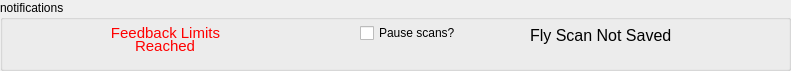
   <widget class="QGroupBox" name="groupBox_2">
    <property name="geometry">
     <rect>
      <x>10</x>
      <y>370</y>
      <width>791</width>
      <height>71</height>
     </rect>
    </property>
    <property name="title">
     <string>notifications</string>
    </property>
    <widget class="QWidget" name="widget" native="true">
     <property name="geometry">
      <rect>
       <x>60</x>
       <y>20</y>
       <width>231</width>
       <height>41</height>
      </rect>
     </property>
     <widget class="QLabel" name="label_92">
      <property name="geometry">
       <rect>
        <x>60</x>
        <y>16</y>
        <width>90</width>
        <height>21</height>
       </rect>
      </property>
      <property name="font">
       <font>
        <pointsize>11</pointsize>
       </font>
      </property>
      <property name="styleSheet">
       <string notr="true">color:rgb(255, 0, 0)</string>
      </property>
      <property name="text">
       <string>&lt;html&gt;&lt;head/&gt;&lt;body&gt;&lt;p&gt;Reached&lt;/p&gt;&lt;/body&gt;&lt;/html&gt;</string>
      </property>
      <property name="alignment">
       <set>Qt::AlignCenter</set>
      </property>
     </widget>
     <widget class="QLabel" name="label_91">
      <property name="geometry">
       <rect>
        <x>50</x>
        <y>3</y>
        <width>111</width>
        <height>21</height>
       </rect>
      </property>
      <property name="font">
       <font>
        <pointsize>11</pointsize>
       </font>
      </property>
      <property name="styleSheet">
       <string notr="true">color:rgb(255, 0, 0)</string>
      </property>
      <property name="text">
       <string>&lt;html&gt;&lt;head/&gt;&lt;body&gt;&lt;p&gt;Feedback Limits&lt;/p&gt;&lt;/body&gt;&lt;/html&gt;</string>
      </property>
      <property name="alignment">
       <set>Qt::AlignCenter</set>
      </property>
     </widget>
     <widget class="caGraphics" name="cagraphics_31">
      <property name="geometry">
       <rect>
        <x>5</x>
        <y>8</y>
        <width>217</width>
        <height>28</height>
       </rect>
      </property>
      <property name="foreground">
       <color>
        <red>255</red>
        <green>255</green>
        <blue>0</blue>
       </color>
      </property>
      <property name="fillstyle" stdset="0">
       <enum>caGraphics::Filled</enum>
      </property>
      <property name="lineColor">
       <color>
        <red>255</red>
        <green>255</green>
        <blue>0</blue>
       </color>
      </property>
      <property name="colorMode">
       <enum>caGraphics::Static</enum>
      </property>
     </widget>
     <widget class="caGraphics" name="cagraphics_32">
      <property name="geometry">
       <rect>
        <x>28</x>
        <y>4</y>
        <width>170</width>
        <height>36</height>
       </rect>
      </property>
      <property name="foreground">
       <color>
        <red>255</red>
        <green>255</green>
        <blue>0</blue>
       </color>
      </property>
      <property name="fillstyle" stdset="0">
       <enum>caGraphics::Filled</enum>
      </property>
      <property name="lineColor">
       <color>
        <red>255</red>
        <green>255</green>
        <blue>0</blue>
       </color>
      </property>
      <property name="colorMode">
       <enum>caGraphics::Static</enum>
      </property>
     </widget>
     <zorder>cagraphics_31</zorder>
     <zorder>cagraphics_32</zorder>
     <zorder>label_91</zorder>
     <zorder>label_92</zorder>
    </widget>
    <widget class="QLabel" name="label_90">
     <property name="geometry">
      <rect>
       <x>530</x>
       <y>20</y>
       <width>161</width>
       <height>30</height>
      </rect>
     </property>
     <property name="font">
      <font>
       <pointsize>12</pointsize>
      </font>
     </property>
     <property name="styleSheet">
      <string notr="true">color:rgb(0, 0, 0)</string>
     </property>
     <property name="text">
      <string>Fly Scan Not Saved</string>
     </property>
    </widget>
    <widget class="QCheckBox" name="checkBox_7">
     <property name="geometry">
      <rect>
       <x>360</x>
       <y>20</y>
       <width>121</width>
       <height>26</height>
      </rect>
     </property>
     <property name="text">
      <string>Pause scans?</string>
     </property>
    </widget>
   </widget>
